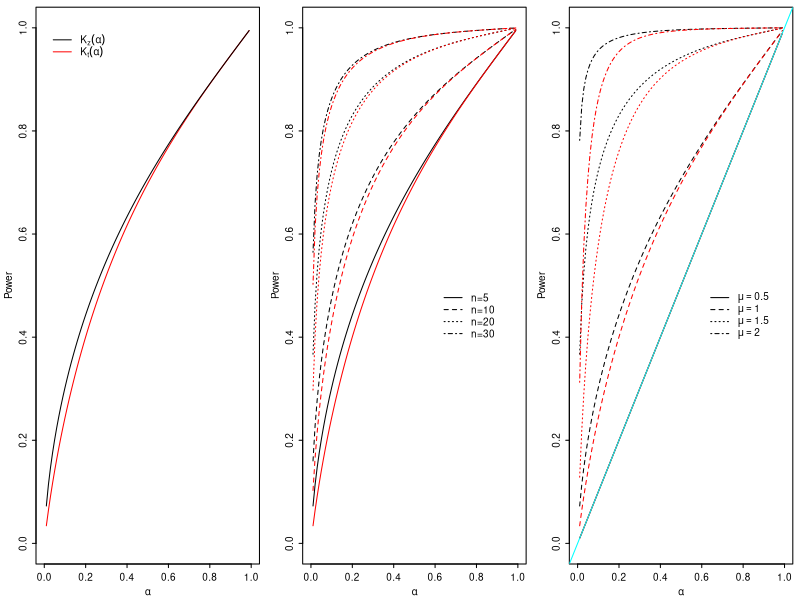

Write R code to recreate this figure.

#===================================================
pdf(file="ROC-curve.pdf", width=7.5, height=2.5)
par(mfrow=c(1,3), mar=c(5, 5, 1, 1), omi=c(0,0,0,0), cex=0.6, mex=0.6)
#---------------------------------------------------

# Power function :  Assuming sigma=known
Kz = function(mu, alpha, mu0, sigma, n) {
    z.cut = qnorm(1-alpha/2)
    tmp = (mu-mu0)/(sigma/sqrt(n))
    pnorm(z.cut + tmp, lower.tail=FALSE) + pnorm(-z.cut + tmp)
}

# Power function :  Assuming sigma = unknown
Kt = function(mu, alpha, mu0, sigma, n) {
    t.cut = qt(1-alpha/2,df=n-1)
    ncp = (mu-mu0)/(sigma/sqrt(n))
    pt(t.cut,df=n-1,ncp=ncp, lower.tail=FALSE) + pt(-t.cut,df=n-1,ncp=ncp)
}


#===================================================
# Plot: Comparing ROC of z-test and t-test 
mu0 = 0.5; mu1 = 1; sigma=1; n = 5

ALPHA=seq(0.01,0.99, by=0.01)

powerz = Kz(mu1, alpha=ALPHA, mu0=mu0, sigma=sigma, n=n)
powert = Kt(mu1, alpha=ALPHA, mu0=mu0, sigma=sigma, n=n)
 
 plot(ALPHA, powert, xlim=c(0,1),  ylim=c(0,1), type="l", col="red",
      xlab=expression(alpha), ylab="Power")
lines(ALPHA, powerz,  col="black")

legend (0,1.0, legend=c(expression(K[z](alpha)), expression(K[t](alpha)) ),
        horiz=FALSE, bty="n", lty=c(1,1), col=c("black", "red") )


#===================================================
# Plot: Comparing ROC of z-tests with different n
mu0 = 0.5; mu1 = 1; sigma=1;

ALPHA=seq(0.01,0.99, by=0.01)

powerz5  = Kz(mu1, alpha=ALPHA, mu0=mu0, sigma=sigma, n=5)
powerz10 = Kz(mu1, alpha=ALPHA, mu0=mu0, sigma=sigma, n=10)
powerz20 = Kz(mu1, alpha=ALPHA, mu0=mu0, sigma=sigma, n=20)
powerz30 = Kz(mu1, alpha=ALPHA, mu0=mu0, sigma=sigma, n=30)

 plot(ALPHA, powerz5, xlim=c(0,1),  ylim=c(0,1), type="l", col="black",
      xlab=expression(alpha), ylab="Power")
lines(ALPHA, powerz10,  lty=2)
lines(ALPHA, powerz20,  lty=3)
lines(ALPHA, powerz30,  lty=4)
legend (0.6, 0.5, legend=c("n=5", "n=10", "n=20", "n=30"), 
        horiz=FALSE, bty="n", lty=1:4, lwd=1.0 )

# Let's add t-tests  with red color
powert5  = Kt(mu1, alpha=ALPHA, mu0=mu0, sigma=sigma, n=5)
powert10 = Kt(mu1, alpha=ALPHA, mu0=mu0, sigma=sigma, n=10)
powert20 = Kt(mu1, alpha=ALPHA, mu0=mu0, sigma=sigma, n=20)
powert30 = Kt(mu1, alpha=ALPHA, mu0=mu0, sigma=sigma, n=30)

lines(ALPHA, powert5,   lty=1, col="red")
lines(ALPHA, powert10,  lty=2, col="red")
lines(ALPHA, powert20,  lty=3, col="red")
lines(ALPHA, powert30,  lty=4, col="red")

#===================================================
# Plot: Comparing ROC of z-tests with different mu
mu0 = 0.5; sigma=1; n=5

ALPHA=seq(0.01,0.99, by=0.01)

powerz0.5 = Kz(mu=0.5, alpha=ALPHA, mu0=mu0, sigma=sigma, n=5)
powerz1.0 = Kz(mu=1.0, alpha=ALPHA, mu0=mu0, sigma=sigma, n=5)
powerz1.5 = Kz(mu=1.5, alpha=ALPHA, mu0=mu0, sigma=sigma, n=5)
powerz2.0 = Kz(mu=2.0, alpha=ALPHA, mu0=mu0, sigma=sigma, n=5)

 plot(ALPHA, powerz0.5, xlim=c(0,1),  ylim=c(0,1), type="l", col="black",
      xlab=expression(alpha), ylab="Power")
lines(ALPHA, powerz1.0,  lty=2)
lines(ALPHA, powerz1.5,  lty=3)
lines(ALPHA, powerz2.0,  lty=4)
legend (0.6, 0.5, 
        legend=c(expression(mu==0.5), expression(mu==1.0), expression(mu==1.5), expression(mu==2.0)), 
        horiz=FALSE, bty="n", lty=1:4, lwd=1.0 )

# Let's add t-tests with red color
powert0.5 = Kt(mu=0.5, alpha=ALPHA, mu0=mu0, sigma=sigma, n=5)
powert1.0 = Kt(mu=1.0, alpha=ALPHA, mu0=mu0, sigma=sigma, n=5)
powert1.5 = Kt(mu=1.5, alpha=ALPHA, mu0=mu0, sigma=sigma, n=5)
powert2.0 = Kt(mu=2.0, alpha=ALPHA, mu0=mu0, sigma=sigma, n=5)

lines(ALPHA, powert0.5,  lty=1, col="red")
lines(ALPHA, powert1.0,  lty=2, col="red")
lines(ALPHA, powert1.5,  lty=3, col="red")
lines(ALPHA, powert2.0,  lty=4, col="red")

# Check with a straignt line with slope one.
abline(a=0, b=1, col="cyan")







